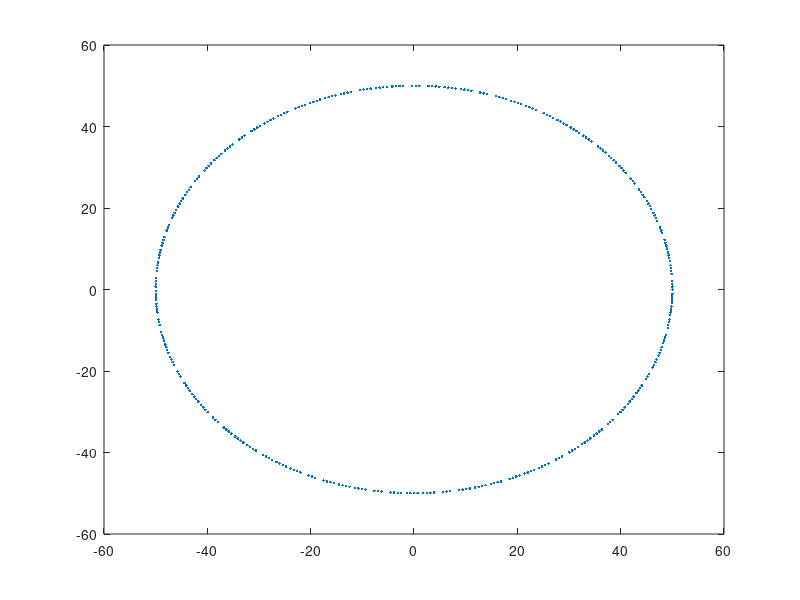

MATLAB code to generate this figure: (Note: this script raises an error after producing the figure.)
clear all;

% x=0; y=0; roll=0*pi/180; yaw=30*pi/180; V=10;
% x2=0; y2=100; roll2=8*pi/180; yaw2=-20*pi/180; V2=10;
actual_on = false;
draw = true;
sim_time = 1000;
stare_time = 10;
en=2.718281828;

avg_size = 10;
danger_area = 50;
distance_min = 80;
distance_max = 100;
position_angle_limit = 360;
roll_limit = 10;
yaw_limit = 360;
ep_max = 40;
V_min = 1;
V_max = 10; % velocity for 1s
number = 5; % Target numbers
orig_number = number;
T=0.1;
average_time = 5;
prediction_horizon = 100;
gimbal_control_limit = 40*pi/180; % speed for T
tracking_time_limit = 10;

sig_V = 0.1;
sig_W = 0.1;

safety_limit_angle = linspace(0,360,360);
safety_limit = [danger_area.*cos(safety_limit_angle); danger_area.*sin(safety_limit_angle)];
% plot(0,0,'r*');
% hold on;
plot(safety_limit(1,:), safety_limit(2,:), '.');
hold on;

    for i=1:number
        position_angle = rand*position_angle_limit*pi/180;
        target(i,:) = [(rand*(distance_max-distance_min)+distance_min)*cos(position_angle) (rand*(distance_max-distance_min)+distance_min)*sin(position_angle) ...
            (rand*roll_limit-roll_limit/2)*pi/180 rand*yaw_limit*pi/180 rand*(V_max-V_min)+V_min ...
            randi(sim_time*0.5) (rand*roll_limit-roll_limit/2)*pi/180 randi(sim_time*0.8) (rand*roll_limit-roll_limit/2)*pi/180 ...
            rand rand*yaw_limit*pi/180 rand*yaw_limit*pi/180];
    end
    
        %% ------------------- Good examples ------------------- %%

    % target=[    1.4569 -100.1708         0    5.2091    0.1627  216.0000         0  291.0000         0    0.5076 0 0
    %   128.9036   10.6331         0    0.4284    0.1581  255.0000         0  346.0000         0    0.2069 0 0
    %  -166.6450  -21.9114         0    4.4141    0.1956  178.0000         0   23.0000         0    0.7062 0 0
    %   -48.5864 -181.5418         0    5.9930    0.1074   83.0000         0  366.0000         0    0.8855 0 0
    %   106.8764  145.6047         0    1.4314    0.1321  332.0000         0  229.0000         0    0.5060 0 0]

    % target = [
    %  -100.3714 -156.1487         0    3.5711    0.1381  254.0000         0  164.0000         0    0.4684 0 0
    %  -191.0096   -2.5876         0    3.6073    0.1487  105.0000         0  352.0000         0    0.4409 0 0
    %   134.9240   77.7387         0    1.4645    0.1587  184.0000         0  265.0000         0    0.3472 0 0
    %    -4.5610  129.7847         0    2.2701    0.1742  283.0000         0    3.0000         0    0.9015 0 0
    %   -66.4940  117.9963         0    2.4401    0.1818  393.0000         0   34.0000         0    0.2361 0 0];


    % Figure 7
    % target = [   -100.0951  -10.0214         0  200.4865    1.5382   83.0000         0  145.0000         0    0.4139    3.0935    4.3652
    %    38.9197  -14.5595         0  343.5028    3   90.0000         0  113.0000         0    0.7111    3.9243    3.7109
    %    -7.6184  -35.0082         0   86.7258    7.1789  215.0000         0  293.0000         0    0.8367    0.8709    3.6958
    %   -55.0788   41.2443         0  200.7375    3.5961  113.0000         0   17.0000         0    0.1892    4.1916    3.6847
    %   -19.2642  -58.6716         0    6.9327    0.9303  244.0000         0   93.0000         0    0.1220    1.6867    1.6201];


    % Figure 8
%     target = [   -100.0951  -10.0214         0  200.4865    1.5382   83.0000         0  145.0000         0    0.4139    3.0935    4.3652
%        38.9197  -14.5595         0  183.5028    3   90.0000         0  113.0000         0    0.7111    3.9243    3.7109
%        -7.6184  -35.0082         0   86.7258    5.1789  215.0000         0  293.0000         0    0.8367    0.8709    3.6958
%       -55.0788   80.2443         0  200.7375    3.5961  113.0000         0   17.0000         0    0.1892    4.1916    3.6847
%       -50.2642  -70.6716         0    6.9327    2.9303  244.0000         0   93.0000         0    0.1220    1.6867    1.6201];

% target = [   74.4589   53.6657   -0.0724    1.3476    10  114.0000    0.0354  604.0000    0.0083    0.5535    3.9620    6.1918
%   -61.1591  -73.3535    0.0124    2.1075    9.5757  220.0000    0.0177  577.0000    0.0312    0.2128    0.5129    1.7246
%    61.3779  -66.0366   -0.0122    2    6.5738  329.0000   -0.0592  346.0000    0.0009    0.3753    3.0183    2.1515
%    14.8826  -92.8637   -0.0033    2    9.3818  259.0000    0.0703  175.0000    0.0651    0.0827    2.9242    0.1378
%    29.9280  -77.7845   -0.0556    3    10  150.0000    0.0468  401.0000    0.0715    0.0579    2.7442    3.5956];


    % target = [x y roll yaw V 50 -20*pi/180 100 20*pi/180;
    %     x2 y2 roll2 yaw2 V2 50 -20*pi/180 100 20*pi/180];

%     [target(:,1), target(:,2), target(:,3)*180/pi, target(:,4)*180/pi, target(:,5), target(:,6), target(:,7)*180/pi, target(:,8), target(:,9)*180/pi target(:,10) target(:,11) target(:,12)]
%     fprintf('      x         y        roll       yaw        V      time2     roll2     time3     roll3     risk 1      yaw2     yaw3 \n');

for sim_num = 1:2

    sim_num
    w_rv_list = [1, 0.5, 0];
    w_rv_for_main = w_rv_list(sim_num)

    X = [target(:,1), target(:,2), target(:,5).*cos(target(:,4)), target(:,5).*sin(target(:,4))];
    range = sqrt(target(:,1).^2 + target(:,2).^2);
    X_obsv = [target(:,1), target(:,2), zeros(number,2)]*100./range;
    sig_X = zeros(number,1);
    DE = zeros(number,1);
    
    gimbal_position = [0 10];
    gimbal_position_pid = [0 100];
    ptz_time=0;
    target_order_ptz = [];
    target_order = [];
    risk_array=[];
    n = 1;
    OnTheWay = true;
    p_error = 10000;
    Xdot_obsv = zeros(number,4);
    X_obsv_pre = zeros(number,4);
    current_state = [0 0];
    current_roll = target(:,3);
    prediction_start = false;
    pred=[];xdot_save=[];
    Omega_obsv=zeros(number,1);
    distance = [];
    target_number_covered = 0; control_sum=0; target_risk_covered=0;
    risk = zeros(number,1);
    scanning_over = false;
    obsv_error = 0.5;   % Observation error
    tracking_time = 0;

  %% ------------------- Simulation Start ------------------- %%
    for k=1:sim_time
    %     df = df + 0.01;
    %     df = min(1,df);
        idx = [];
        
%         % Find targets that inside security
%         if isempty(distance)==false
%             for i=1:number
%                 if distance(i,1) < 50 && distance(i,1) > 0 || distance(i,1) > 200
%                     idx(i) = 1;
%                 end
%             end
%         end
%         idx_arr = find(idx);
%         
%         % Delete a target
%         for i=1:size(idx_arr,2)
%                      X_obsv(idx_arr(i),:) = [];
%                     X(idx_arr(i),:) =[];
%                     X_actual(idx_arr(i),:) = [];
%                     X_obsv_pre(idx_arr(i),:) = [];
%                     X_pred(idx_arr(i),:) = [];
%                     Xdot(idx_arr(i),:) = [];
%                     Xdot_actual(idx_arr(i),:) = [];
%                     Xdot_obsv(idx_arr(i),:) = [];
%                     Xdot_pred(idx_arr(i),:) = [];
%                     Omega_obsv(idx_arr(i),:) = [];
% 
%                     number = number - 1;
%                     if scanning_over == false
%                         ptz_time = ptz_time - 1;
%                     end
%                     target(idx_arr(i),:) = [];
%                     current_roll(idx_arr(i),:) = [];
%                     sig_X(idx_arr(i)) = [];
%                     DE(idx_arr(i)) = [];
%                     DE_list(idx_arr(i),:) = [];
%                     distance(idx_arr(i),:) = [];
%                     prediction_error(idx_arr(i),:) = [];
%                     risk(idx_arr(i),:) = [];
%                     risk_print(idx_arr(i),:) = [];
%                     
%                     target_order_ptz(find(target_order_ptz == idx_arr(i)))=[];
%                     for j=1:number
%                         if target_order_ptz(j) > idx_arr(i)
%                             target_order_ptz(j) = target_order_ptz(j) - 1;
%                         end
%                         if pre_target_order_ptz(j) > idx_arr(i)
%                             pre_target_order_ptz(j) = pre_target_order_ptz(j) - 1;
%                         end
%                     end    
%             
%         end
        
        % If all targets are gone, break
        if(isempty(target)==true) 
            break;
        end
        
        % Change the roll angles (random roll, random timing)
        for i=1:number
            if k==target(i,6)
                current_roll(i) = target(i,7);
    %             X(i,3) = target(i,5).*cos(target(i,11));
    %             X(i,4) = target(i,5).*sin(target(i,11));
            end
            if k==target(i,8)
                current_roll(i) = target(i,9);
    %             X(i,3) = target(i,5).*cos(target(i,12));
    %             X(i,4) = target(i,5).*sin(target(i,12));
            end
        end

        Omega = -sign(current_roll).*sqrt((1./cos(current_roll)).^2-1)*(9.8)./target(:,5);

        Xdot = [X(:,3) X(:,4) -Omega.*X(:,4) Omega.*X(:,3)];
        X = X + Xdot * T;

        % Check if the initial scanning is over
        count = 0;
        if scanning_over == false
            for p=1:number
                if X_obsv(p,3) ~= 0
                    count = count +1;
                end
            end
        end

        if count == number
            scanning_over = true;
        end
        %% ------------------- TSP ------------------- %%

        if k==1
            first_number = 0;
            w_rv = 0;
            target_order = tsp_ortho_new(number, gimbal_position, X, k, first_number, risk, w_rv)
        end
    %     
    %     if rem(k,stare_time*(number-1))==0
    %         first_number = target_order(end);
    %         gimbal_position = [X(target_order(end),1), X(target_order(end),2)];       
    %         risk = 
    %         target_order = tsp_ortho(number, gimbal_position, X, k, first_number, risk);  
    %     end

        %% ------------------- PTZ ------------------- %%
        if k==1
            %target_order(1) = [];
            target_order_ptz = target_order;
        end

        % If risk array is completed, use it as the PTZ priority
        if n > stare_time * 1 && scanning_over == true
            first_number = target_order_ptz(end);
            risk';
            gimbal_position = [X(first_number,1), X(first_number,2)];
            future_X = [];
            for p=1:number
                future_X(p,1) = X_hist{p}(prediction_horizon/2,1);
                future_X(p,2) = X_hist{p}(prediction_horizon/2,2);
            end
            target_order_ptz = tsp_ortho_new(number, gimbal_position, future_X, k, first_number, risk, w_rv_for_main);
            n=1;
        end    

        if isempty(target_order_ptz) == false && scanning_over == false
            ptz_time = rem(ceil(n/stare_time),orig_number);
            if ptz_time == 0
                ptz_time = number;
            end
        else
            ptz_time = 1;
        end
        ptz_idx = target_order_ptz(ptz_time);

        if k~=1 && pre_ptz_idx ~= ptz_idx
            OnTheWay = true;
            tracking_time = 0;
        end

        %% ------------------- Draw gimbal ------------------- %%
        if isempty(target_order_ptz) == false && OnTheWay == true && draw == true
            if X_obsv(target_order_ptz(ptz_time),3) == 0
                range = sqrt(X(target_order_ptz(ptz_time),1).^2 + X(target_order_ptz(ptz_time),2).^2);
                ptz_draw = plot(X(target_order_ptz(ptz_time),1)*100/range, X(target_order_ptz(ptz_time),2)*100/range,'ro', 'MarkerSize',10, 'LineWidth',2);
                hold on;         
            else
                ptz_draw = plot(X_obsv(target_order_ptz(ptz_time),1), X_obsv(target_order_ptz(ptz_time),2),'ro', 'MarkerSize',10, 'LineWidth',2);
                hold on;
            end
            ptz_line_draw=plot([0, gimbal_position_pid(1)],[0, gimbal_position_pid(2)],'b','MarkerSize',10, 'LineWidth',2);
        end

        if isempty(target_order_ptz) == false && OnTheWay == false
            if draw == true
                ptz_draw = plot(X(target_order_ptz(ptz_time),1), X(target_order_ptz(ptz_time),2),'ro', 'MarkerSize',10, 'LineWidth',2);
                hold on;         
                ptz_line_draw =plot([0, X(target_order_ptz(ptz_time),1)],[0, X(target_order_ptz(ptz_time),2)],'b','MarkerSize',10, 'LineWidth',2);
            end
            n = n + 1;
        end

        if k==1
            pre_ptz_idx = ptz_idx;
            pre_ptz_time = ptz_time;
        end

        %% ------------------- Prediction ------------------- %%
        % When the target is first observed
        if isempty(target_order_ptz) == false && OnTheWay == false % When the target is being observed
            % The data is received when the PTZ camera see the threat.
            X_obsv(target_order_ptz(ptz_time),1:2) = [normrnd(X(target_order_ptz(ptz_time),1),obsv_error) normrnd(X(target_order_ptz(ptz_time),2),obsv_error)];
            K_X = sig_X(target_order_ptz(ptz_time), 1)/(sig_X(target_order_ptz(ptz_time), 1) + sig_V);
            sig_X(target_order_ptz(ptz_time), 1) = (1-K_X)*sig_X(target_order_ptz(ptz_time), 1);
            X_hist = [];
            % When the target is first observed, save the previous data for the speed estimation
            if X_obsv_pre(target_order_ptz(ptz_time),3) == 0 && isempty(xdot_save) == true 
                X_obsv_pre = X_obsv;
                % The velocity/acceleration is computed by averaging the position difference. 
                xdot_save(k) = X_obsv(target_order_ptz(ptz_time),1)-X_obsv_pre(target_order_ptz(ptz_time),1);
                ydot_save(k) = X_obsv(target_order_ptz(ptz_time),2)-X_obsv_pre(target_order_ptz(ptz_time),2);
                % and start prediction
                prediction_start = true;
            else
                % The velocity/acceleration is computed by averaging the position difference. 
                xdot_save(k) = X_obsv(target_order_ptz(ptz_time),1)-X_obsv_pre(target_order_ptz(ptz_time),1);
                ydot_save(k) = X_obsv(target_order_ptz(ptz_time),2)-X_obsv_pre(target_order_ptz(ptz_time),2);
            end   
        elseif isempty(X_obsv_pre) == false && pre_ptz_idx ~= ptz_idx && isempty(xdot_save) == false % When the target is changed
            target_number_covered = target_number_covered + 1;
            % Delete zeros to get only position difference
            xdot_save(find(ismember(xdot_save,0)))=[];
            ydot_save(find(ismember(ydot_save,0)))=[];
            % Delete errorneous velocity (first one has a high error
            % because of the previous estimates
            if size(xdot_save,2) > 0
                xdot_save(1) =[];
            else
                xdot_save = 0;
            end
            if size(ydot_save,2) > 0
                ydot_save(1) =[];
            else
                ydot_save = 0;
            end
            
            if pre_target_order_ptz(pre_ptz_time) <= size(current_roll,1) % Update this only when the previous target is not deleted.
                % Velocity
                X_obsv(pre_target_order_ptz(pre_ptz_time),3:4) = [mean(xdot_save) mean(ydot_save)]/T;
                Xdot_obsv(pre_target_order_ptz(pre_ptz_time),1:2) = [mean(xdot_save) mean(ydot_save)]/T;
                V_obsv = sqrt((mean(xdot_save)/T)^2 + (mean(ydot_save)/T)^2);
                % Acceleration            
                roll_obsv = current_roll(pre_target_order_ptz(pre_ptz_time));
                Omega_obsv(pre_target_order_ptz(pre_ptz_time),1) = -sign(roll_obsv)*sqrt((1/cos(roll_obsv))^2-1)*9.8/V_obsv;
            end
            xdot_save = []; ydot_save = [];
        end


        if prediction_start == true

            % Propagate based on observation data
            X_obsv_pre = X_obsv;
            X_obsv = X_obsv + Xdot_obsv*T;
            Xdot_obsv = [X_obsv(:,3) X_obsv(:,4) -Omega_obsv.*X_obsv(:,4) Omega_obsv.*X_obsv(:,3)];
            sig_X = sig_X + sig_W;
            DE = 0.5 * log((2*pi*en)^2.*sig_X);

            % Predict based on observation data for prediction horizon
            X_pred = X_obsv;
            Xdot_pred = Xdot_obsv;

            for i=1:prediction_horizon
                X_pred = X_pred + Xdot_pred*T;
                Xdot_pred = [X_pred(:,3) X_pred(:,4) -Omega_obsv.*X_pred(:,4) Omega_obsv.*X_pred(:,3)];
                for p=1:number
                    X_hist{p}(i,:) = X_pred(p,1:2);
                end
            end

            % Draw the prediction
            if draw == true
                for p=1:number
                    if X_pred(p,3)~=0
                        pred{p}=plot(X_hist{p}(:,1), X_hist{p}(:,2),'r.');
                        hold on;
                    end
                end
            end

        end

        %% ------------------- PID controller ------------------- %%
        if isempty(target_order_ptz) == false && OnTheWay == true

            Kp = 0.1; Kd = 0.1; % PID Controller parametrs
            state = gimbal_position_pid;
            angle_state = atan2(-state(1), state(2));
            goal = [X(target_order_ptz(ptz_time),1), X(target_order_ptz(ptz_time),2)];
            angle_goal = atan2(-goal(1), goal(2));
            p_error_prev = 0;
            p_error = angle_goal - angle_state;
            if abs(angle_goal-angle_state)>pi && angle_goal-angle_state < 0
                p_error = angle_goal - angle_state + 2*pi;
            elseif abs(angle_goal-angle_state)>pi && angle_goal-angle_state > 0
                p_error = angle_goal - angle_state - 2*pi;
            end
            d_error = p_error - p_error_prev;
            control = Kp*p_error + Kd*d_error;
            control = min(gimbal_control_limit, control);
            angle_state = angle_state + control;
            gimbal_position_pid = [-100*sin(angle_state), 100*cos(angle_state)];
            control_sum = control_sum + abs(control);
            tracking_time = tracking_time + 1;
            if norm(p_error)<5*pi/180 || tracking_time > tracking_time_limit
                OnTheWay = false;
            end
        end

        %% ------------------- Actual Future Path ------------------- %%

        if prediction_start == true

            X_actual = X;
            Xdot_actual = Xdot;

            for i=1:prediction_horizon
                X_actual = X_actual + Xdot_actual*T;
                Xdot_actual = [X_actual(:,3) X_actual(:,4) -Omega.*X_actual(:,4) Omega.*X_actual(:,3)]; 
                for p=1:number
                    X_actual_hist{p}(i,:) = X_actual(p,1:2);
                end
            end

            for p=1:number
                if X_pred(p,3)~=0 && actual_on == true
                    actual{p}=plot(X_actual_hist{p}(:,1), X_actual_hist{p}(:,2),'g.');
                    hold on;
                end
            end

        end

        %% ------------------- Risk ------------------- %%

        % Save all the distance of each threat using predicted path
        if prediction_start == true
            for p=1:number
                distance(p,:) = sqrt((X_hist{p}(:,1)-current_state(1)).^2 + (X_hist{p}(:,2)-current_state(2)).^2)';
            end

            % Compute relative velocity of each threat
            velocity_cur = mean(distance(:,2:prediction_horizon/2) - distance(:,1:(prediction_horizon/2-1)),2)/T;
            velocity_future = mean(distance(:,prediction_horizon/2:end) - distance(:,(prediction_horizon/2-1):end-1),2)/T;

            for p=1:number
                prediction_error(p,:) =sqrt((X_actual_hist{p}(:,1)-X_hist{p}(:,1)).^2 + (X_actual_hist{p}(:,2)-X_hist{p}(:,2)).^2)';
            end

            ep = mean(prediction_error,2);
            if scanning_over == true
                ep_list(:,k) = mean(ep);
            end
            % Compute risk of each threat
            PPA = min(0,ep/ep_max);
            ASV = max(0,-velocity_cur/V_max);
            ASF = max(0,-velocity_future/V_max.*PPA);
            R = max(0, 1-distance(:,1)/distance_max);

            risk = ASV * 0.2 + ASF.* PPA * 0.3 + R * 0.5 + DE;
            risk_print = ASV * 0.2 + ASF.* PPA * 0.3 + R * 0.5;           
        end


        %% ------------------- Draw ------------------- %%
        
        if draw == true
            for i=1:number
                if actual_on == true
                    a{i}=plot(X(i,1), X(i,2),'b.');
                    hold on;
                end
                
                if X_obsv(i,3) == 0
                    range = sqrt(X(i,1).^2 + X(i,2).^2);
                    est{i}=plot(X(i,1)*100/range, X(i,2)*100/range,'bo','MarkerSize', 8);
                    t1{i}=text(X(i,1)*100/range+8, X(i,2)*100/range+10,sprintf('%.f',i),'FontSize', 11);
                else
                    est{i}=plot(X_obsv(i,1), X_obsv(i,2),'bo','MarkerSize', 8);
                    t1{i}=text(X_obsv(i,1)+8, X_obsv(i,2)+3,sprintf('%.f',i),'FontSize', 11);
                    t2{i}=text(X_obsv(i,1)+18, X_obsv(i,2)+3,sprintf(': %.2f',risk_print(i)),'FontSize', 11);
                end
            end

            if isempty(target_order_ptz) == false 
                t3=text(-190, 180, sprintf('Target schedule'), 'FontSize', 15);
                t4=text(-55, 180, sprintf('-%.d',target_order_ptz), 'FontSize', 15);
            end

            xlim([-distance_max-100 distance_max+100])
            ylim([-distance_max-100 distance_max+100])
            xlabel('\fontsize{18} x (m)');
            ylabel('\fontsize{18} y (m)');

            drawnow;

            for i=1:number
                set(t1{i},'Visible','off');
                if X_obsv_pre(i,3) ~= 0
                    set(t2{i},'Visible','off');
                end
                if actual_on == true
                    set(a{i},'Visible','off');
                end
                set(est{i},'Visible','off');
                if actual_on == true && X_obsv(i,3)~=0
                    set(actual{i},'Visible','off');
                end
            end

            set(t3,'Visible','off');
            set(t4,'Visible','off');

            if isempty(pred)==false
                for i=1:max(size(pred))
                    set(pred{i},'Visible','off');                        
                end
            end

            if isempty(target_order_ptz) == false
                set(ptz_draw,'Visible','off');
                set(ptz_line_draw,'Visible','off');
            end
        end
        pre_ptz_idx = ptz_idx;
        pre_ptz_time = ptz_time;
        pre_target_order_ptz = target_order_ptz;
        target_number_covered_list(:,k) = [k; target_number_covered];
        DE_list2(:,k) = [k; sum(DE)];
    end
    subplot(2,2,1)
    plot(target_number_covered_list(1,:),target_number_covered_list(2,:));
    hold on;
    subplot(2,2,2)
    plot(DE_list2(1,:),DE_list2(2,:));
    mean(DE_list2,2)
    hold on;
    subplot(2,2,3)
    plot(ep_list);
    hold on;
    target_number_covered_list = [];
    DE_list2 = [];
    ep_list = [];
end